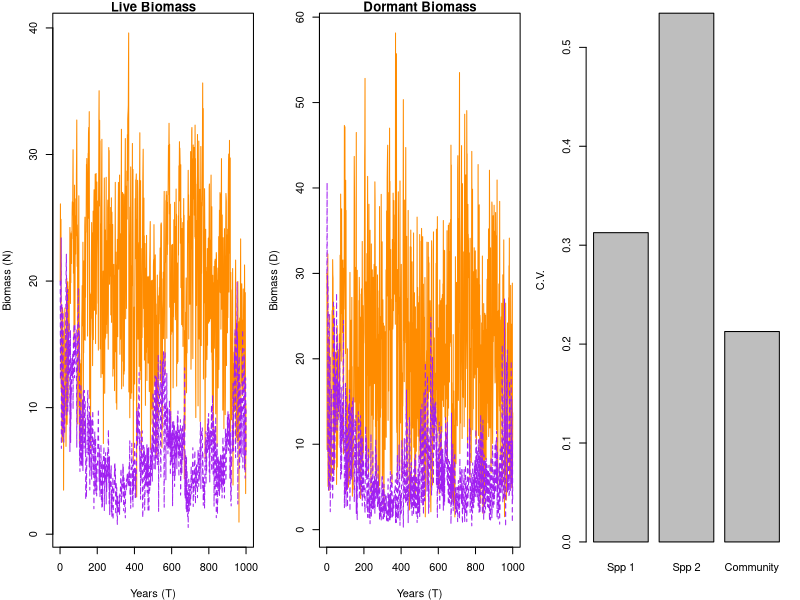

Source code (R):
#~~~~~~~~~~~~~~~~~~~~~~~~~~~~~~~~~~~~~~~~~~~~~~~~~~~~~~~~~~~~~~~~#
## Semi-discrete temporal storage effect model of two species   ## 
## coexisting on one essential resource                         ##
#~~~~~~~~~~~~~~~~~~~~~~~~~~~~~~~~~~~~~~~~~~~~~~~~~~~~~~~~~~~~~~~~#

####
#### 11/4/2014
#### atredenn@gmail.com
####

# species "split" themselves between a dormant, low-mortaility stage (D) and a higher mortality, high growth stage (N)
# the single resource is R
# There are two sources of variability: an environmental cue that drives the storage effect, and resource variability

# clear the workspace
rm(list=ls())

####
#### Load relevant libraries
####
library(deSolve)
library(mvtnorm)

####
#### Parameters
####
maxTime <- 1000 #simulation run time
c <- c(1,1) #not used for now, could be a "cost" parameter for biomass storage
b <- c(0.5, 0.5) #also not used, could be assimilation efficiency
mD <- c(0.0001, 0.0001) #dormant state continuous death rate
r <- c(2.2, 2) #live state intrinsic growth rates
K <- c(.1, .1) #live state half-saturation consant for growth curve as function of resource
mN <- c(0.1, 0.1) #live state continuous death rate
a <- 0.5 #resource turnover rate
S <- 10 #average resource supply rate
sVar <- 1 #resource supply rate variability
sigE <- 1 #environmental cue variability
rho <- -1 #environmental cue correlation between species

####
#### Model function
####
#continuous model
updateDNR <- function(t, DNR, parms){
  with(as.list(c(DNR, parms)), {
    dD1dt = -(mD[1]*D1)
    dD2dt = -(mD[2]*D2)
    dN1dt = N1*(r[1]*R/(K[1]+R)) - mN[1]*N1
    dN2dt = N2*(r[2]*R/(K[2]+R)) - mN[2]*N2
    dRdt = a*((S+rand(t))-R) - (N1*(r[1]*R/(K[1]+R)) + (N2*(r[2]*R/(K[2]+R))))
    list(c(dD1dt, dD2dt, dN1dt, dN2dt, dRdt)) #output
  })
}

#discrete model: pulses of N-D transitions (difference equations)
gfun <- function(t, y, parms){
  with (as.list(y),{
    g1 <- gVec1[t]
    g2 <- gVec2[t]
    D1 <- D1 - (N1+D1)*g1 + N1
    D2 <- D2 - (N2+D2)*g2 + N2
    N1 <- 0+(N1+D1)*g1
    N2 <- 0+(N2+D2)*g2
    R <- R
    return(c(D1, D2, N1, N2, R))
  })
}


####
#### Simulate model
####
#function for transition fraction time series
getG <- function(sigE, rho, nTime){
  varcov <- matrix(c(sigE, rho*sigE, rho*sigE, sigE), 2, 2)
  e <- rmvnorm(n = nTime, mean = c(0,0), sigma = varcov)
  g <- exp(e) / (1+exp(e))
  return(g)
}
gVec <- getG(sigE = sigE, rho = rho, nTime = maxTime)
gVec1 <- gVec[,1]
gVec2 <- gVec[,2]

#forcing for resource supply rate variations
#this just makes a random variable that can increase/decrease the supply rate by some amount
#but it cannot decrease S below 0
forcedat <- data.frame(Time = c(1:maxTime),
                       Supply = rnorm(maxTime,0,sVar))
forcedat[forcedat$Supply<(-S),2] <- -S #don't let supply go negative
rand <- approxfun(x = forcedat[,1], y = forcedat[,2], method = "linear", rule = 2)
  
simTime <- seq(1,maxTime,by=1)
parms <- list(
  c = c,
  b = b,
  mD = mD,
  r = r,
  K = K,
  mN = mN, 
  a = a,
  S = S
)
DNR <- c(D=c(30,30), N=c(20,20),R=1) #initial conditions

#run the model
output = as.data.frame(ode(y = DNR, times = simTime, func = updateDNR,
                           parms = parms, events = list(func = gfun, times=simTime)))


####
#### Plot results
####
par(mfrow=c(1,3),mar=c(4,4,1,1))
matplot(simTime, output[,4:5], type="l", main="Live Biomass", 
        col=c("darkorange", "purple"), xlab="Years (T)", ylab="Biomass (N)")

matplot(simTime, output[,2:3], type="l", main="Dormant Biomass", 
        col=c("darkorange", "purple"), xlab="Years (T)", ylab="Biomass (D)")

cvs <- c((sd(output[,4])/mean(output[,4])), 
         (sd(output[,5])/mean(output[,5])), 
         (sd(output[,4]+output[,5])/mean(output[,4]+output[,5])))
barplot(cvs, names.arg = c("Spp 1", "Spp 2", "Community"), ylab="C.V.")


# # plot the growth rate functions for each species
# R <- seq(0,1,0.01)
# getR <- function(r, R, K){
#   out1 <- r[1]*R/(K[1]+R)
#   out2 <- r[2]*R/(K[2]+R)  
#   return(cbind(out1, out2))
# }
# tmp<-getR(r, R, K)
# matplot(R, tmp, type="l", col=c("darkorange", "purple"), 
#         ylab="Intrinsic growth rate (r)", xlab="Resource density (R)")
